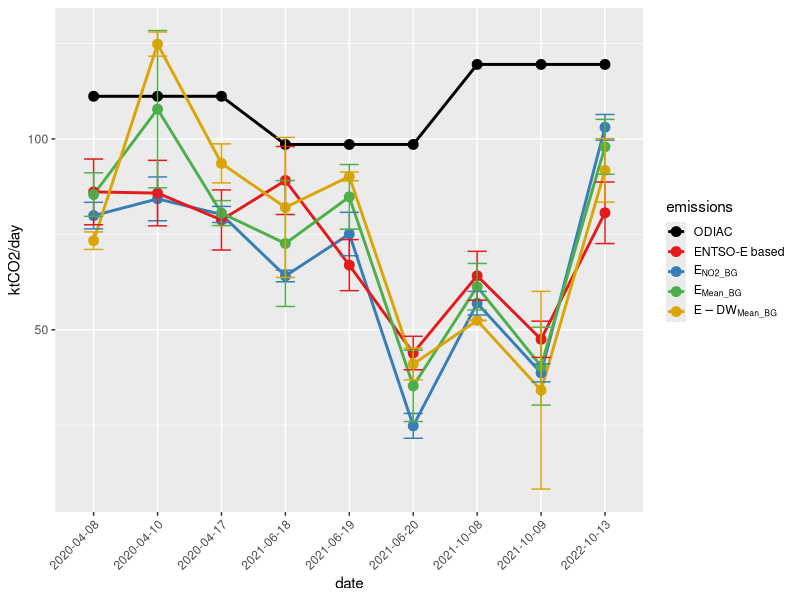

The R source for this figure:
library(ggplot2)
df = read.csv("chart_convert.csv")

p <- ggplot(df, aes(x = date), size = 8) +
  geom_line(aes(y = ODIAC, color = "ODIAC"), group = 1, linewidth = 1) +
  geom_line(aes(y = estimate, color = "standard estimation"), group = 1, linewidth = 1) + 
  geom_line(aes(y = expected, color = "ENTSO-E derived"), group = 1, linewidth = 1) + 
  geom_line(aes(y = mean_bg_test, color = "background test"), group = 1, linewidth = 1) +
  # geom_line(aes(y = ODIAC, color = "ODIAC"), group = 1, linewidth = 1) +
  geom_line(aes(y = downwind_domain_test, color = "downwind domain test"), group = 1, linewidth = 1) +

  geom_point(aes(y = ODIAC, color = "ODIAC"), size = 3) +
  geom_point(aes(y = estimate, color = "standard estimation"), size = 3) + 
  geom_point(aes(y = expected, color = "ENTSO-E derived"), size = 3) + 
  geom_point(aes(y = mean_bg_test, color = "background test"), size = 3) +
  # geom_point(aes(y = ODIAC, color = "ODIAC"), size = 3) +
  geom_point(aes(y = downwind_domain_test, color = "downwind domain test"), size = 3) +

  geom_errorbar(aes(y = estimate, ymin = estimate - uncertainty, ymax = estimate + uncertainty, color = "standard estimation"), width=0.3) +
  geom_errorbar(aes(y = expected, ymin = expected - 0.1 * expected, ymax = expected + 0.1 * expected, color = "ENTSO-E derived"), width=0.3) +
  geom_errorbar(aes(y = mean_bg_test, ymin = mean_bg_test - bg_sd, ymax = mean_bg_test + bg_sd, color = "background test"), width=0.3) +
  geom_errorbar(aes(y = downwind_domain_test, ymin = downwind_domain_test - downwind_domain_test_sd, ymax = downwind_domain_test + downwind_domain_test_sd, color = "downwind domain test"), width=0.3) +
  scale_color_manual(
    values = c(
      "ODIAC" = 'black', 
      "standard estimation" = "#377EB8", 
      "ENTSO-E derived" = "#E41A1C", 
      "background test" = "#4DAF4A", 
      # "ODIAC" = 'black', 
      "downwind domain test" = '#dba507'
    ),
    labels = c(
      "ODIAC" = "ODIAC",
      "standard estimation" = expression(E[NO2_BG]),
      "ENTSO-E derived" = "ENTSO-E based",
      "background test" = expression(E[Mean_BG]),
      # "ODIAC" = "ODIAC",
      "downwind domain test" = expression(E-DW[Mean_BG])
    ),
    breaks = c("ODIAC", "ENTSO-E derived", "standard estimation", "background test", "downwind domain test")  # 显式指定顺序
  ) +
  theme(axis.text.x = element_text(angle = 45, hjust = 1),
        legend.key.size = unit(1.0, "lines")) + 
  labs(color = "emissions", y = 'ktCO2/day', size = 8)

p = p + theme(legend.text.align = 0)

ggsave('chart_all_converted.png', width = 300, height = 200, units = 'mm')
